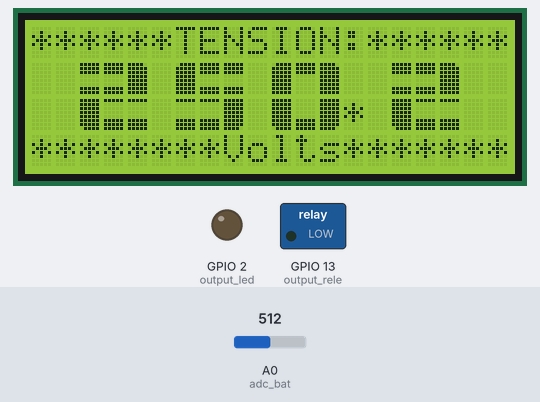
Bench run of a program on a simulated ESP8266 (NodeMCU). On the bench: 20×4 character LCD, switched loads named in the program (green lamp = pin HIGH), output pins drawn as LEDs (lit = HIGH). The test bench sets the inputs (shaded band); at power-on: A0 (adc_bat) = 512.

Above: at 3.9 s.
4.0 s: A0 (adc_bat) set to 716
At 6.2 s:
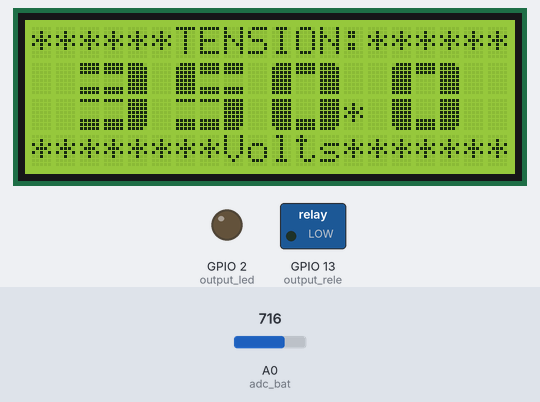
6.5 s: A0 (adc_bat) set to 900
At 7.7 s:
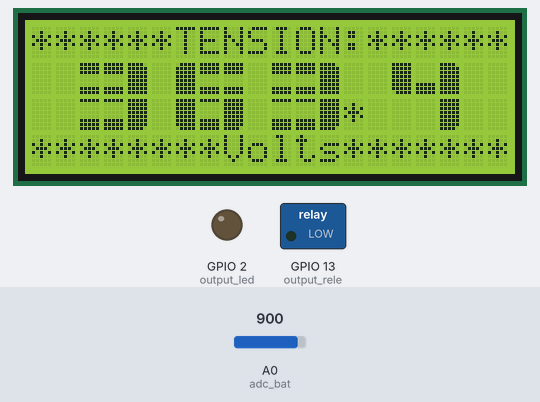
9.5 s: A0 (adc_bat) set to 1023
At 11.1 s:
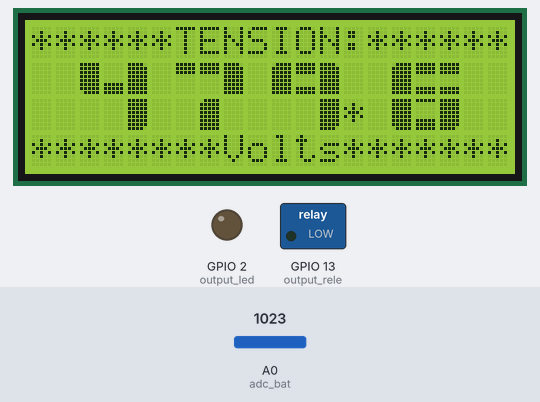
12.5 s: A0 (adc_bat) set to 511
At 13.6 s:
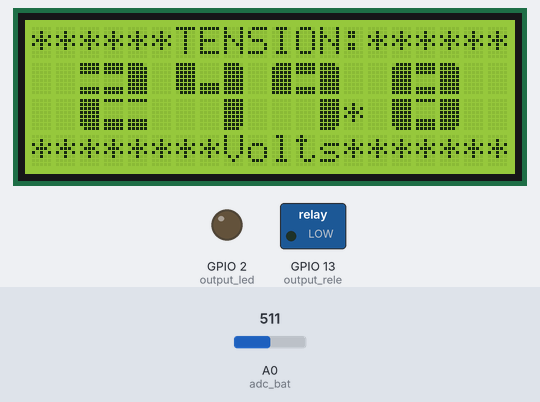
14.6 s: A0 (adc_bat) set to 306
At 16.1 s:
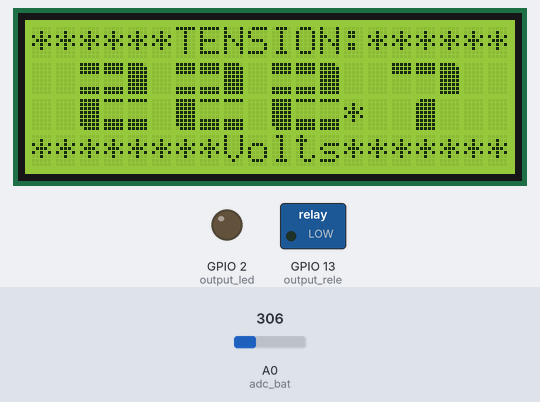
17.6 s: A0 (adc_bat) set to 122
At 19.2 s:
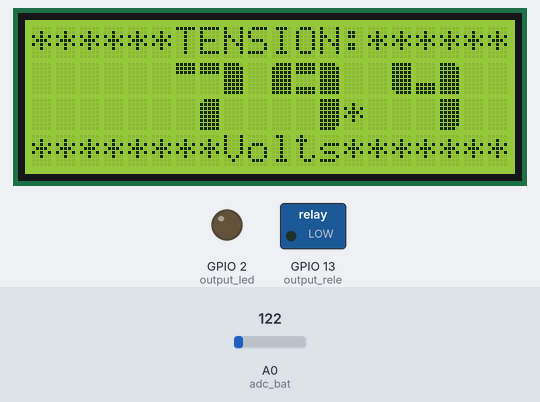
Timing chart, 0 to 20.7 s (numbered marks = the images above; inputs shaded):
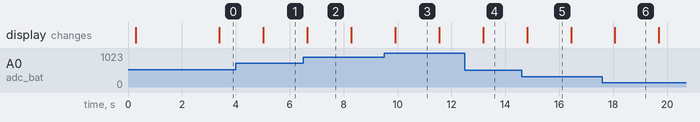

The program:

main.cpp
```cpp
#include <Arduino.h>

#include <Variables.h>
#include <setup.h>
#include <PrintMsg.h>


float LeerTension();


void loop() {

  delay(500);


  while(1){

    tension = LeerTension();


      PrintValue(tension);
      delay(1000);


  }//end while(1)


}


float LeerTension(){

  float value;
  float medida=0.0;
  int iteraciones=100;
  float resolucion = 1023.0;


  for (int i = 0; i < iteraciones; i++)
  {
    value = analogRead(adc_bat);

    medida = value + medida;
    delay(5);

  }
  //medida = (medida / resolucion);
  medida =  (medida / iteraciones) * (1/resolucion);


  return medida;

}
```

PrintMsg.h
```cpp
#include <Arduino.h>


void PrintValue(float x){

    unsigned long unidad,decena,centena,mil,diezmil;

    x=x*constante;

      //debemos mostrar 4 numero con un punto decimal
      float xx = 0.0; //numero a redondear
      x = x*10.0;
      xx = round(x);

      diezmil = xx/10000;
      mil = (xx - diezmil*10000) / 1000;
      centena =(xx - diezmil*10000 - mil*1000) / 100;
      decena = (xx - diezmil*10000 - mil*1000 - centena*100) / 10;
      unidad = (xx - diezmil*10000 - mil*1000 - centena*100 - decena*10);


      lcd.home();lcd.clear();
      lcd.setCursor(0, 0);
      lcd.print("******TENSION:******");
      mostranumero(pos1_unidad,unidad);
      mostranumero(pos1_decena,decena);
      if(diezmil==0 && mil==0 && centena==0){}else{mostranumero(pos1_centena,centena);}
      if(diezmil==0 && mil==0){}else{mostranumero(pos1_mil,mil);}
      //if(diezmil != 0){mostranumero(pos1_diezmil,diezmil);}
      lcd.setCursor(13,2);
      lcd.print("*");
      lcd.setCursor(0, 3);
      lcd.print("********Volts*******");

  delay(50);

}
```

PrintNumber.h
```cpp
void custom0(int x);
void custom1(int x);
void custom2(int x);
void custom3(int x);
void custom4(int x);
void custom5(int x);
void custom6(int x);
void custom7(int x);
void custom8(int x);
void custom9(int x);

void mostranumero(int x,int numero){ //Mostra o numero na posicao definida por "X"

  switch(numero)
    {
      case 0:custom0(x);
      break;
      case 1:custom1(x);
      break;
      case 2:custom2(x);
      break;
      case 3:custom3(x);
      break;
      case 4:custom4(x);
      break;
      case 5:custom5(x);
      break;
      case 6:custom6(x);
      break;
      case 7:custom7(x);
      break;
      case 8:custom8(x);
      break;
      case 9:custom9(x);
      break;
    }
}
void custom0(int x)//Seleciona os segmentos para formar o numero 0
{
  lcd.setCursor(x, 1); //Seleciona a linha superior
  lcd.write((byte)0);  //Segmento 0 selecionado
  lcd.write(1);  //Segmento 1 selecionado
  lcd.write(2);
  lcd.setCursor(x, 2); //Seleciona a linha inferior
  lcd.write(3);
  lcd.write(4);
  lcd.write(5);
}

void custom1(int x) //Seleciona os segmentos para formar o numero 1
{
  lcd.setCursor(x, 1);
  lcd.write(1);
  lcd.write(2);
  lcd.setCursor(x+1,2);
  lcd.write(5);
}

void custom2(int x) //Seleciona os segmentos para formar o numero 2
{
  lcd.setCursor(x, 1);
  lcd.write(6);
  lcd.write(6);
  lcd.write(2);
  lcd.setCursor(x, 2);
  lcd.write(3);
  lcd.write(7);
  lcd.write(7);
}

void custom3(int x)  //Seleciona os segmentos para formar o numero 3
{
  lcd.setCursor(x, 1);
  lcd.write(6);
  lcd.write(6);
  lcd.write(2);
  lcd.setCursor(x, 2);
  lcd.write(7);
  lcd.write(7);
  lcd.write(5);
}

void custom4(int x)  //Seleciona os segmentos para formar o numero 4
{
  lcd.setCursor(x, 1);
  lcd.write(3);
  lcd.write(4);
  lcd.write(2);
  lcd.setCursor(x+2, 2);
  lcd.write(5);
}

void custom5(int x)  //Seleciona os segmentos para formar o numero 5
{
  lcd.setCursor(x, 1);
  lcd.write((byte)0);
  lcd.write(6);
  lcd.write(6);
  lcd.setCursor(x, 2);
  lcd.write(7);
  lcd.write(7);
  lcd.write(5);
}

void custom6(int x)  //Seleciona os segmentos para formar o numero 6
{
  lcd.setCursor(x, 1);
  lcd.write((byte)0);
  lcd.write(6);
  lcd.write(6);
  lcd.setCursor(x, 2);
  lcd.write(3);
  lcd.write(7);
  lcd.write(5);
}

void custom7(int x) //Seleciona os segmentos para formar o numero 7
{
  lcd.setCursor(x, 1);
  lcd.write(1);
  lcd.write(1);
  lcd.write(2);
  lcd.setCursor(x+1, 2);
  lcd.write((byte)0);
}

void custom8(int x)  //Seleciona os segmentos para formar o numero 8
{
  lcd.setCursor(x, 1);
  lcd.write((byte)0);
  lcd.write((byte)6);
  lcd.write(2);
  lcd.setCursor(x, 2);
  lcd.write(3);
  lcd.write(7);
  lcd.write(5);
}

void custom9(int x)  //Seleciona os segmentos para formar o numero 9
{
  lcd.setCursor(x, 1);
  lcd.write((byte)0);
  lcd.write((byte)6);
  lcd.write((byte)2);
  lcd.setCursor(x+2, 2);
  lcd.write((byte)5);
}
```

Variables.h
```cpp
#include <Arduino.h>
#include <Wire.h>
#include <LiquidCrystal_I2C.h>

//////////////Variables para definicion de pines //////////////////////////////
///////////////////////////////////////////////////////////////////////////////
unsigned int output_led = 2;
unsigned int output_rele = 13;

unsigned int adc_bat = A0;
///////////////////////////////////////////////////////////////////////////////


/////////variables para Tension/////////////////////////////////////////////
////////////////////////////////////////////////////////////////////////////////

  float tension;
  float constante = 500.0;        //esta constante esta asociada con el divisor resistivo (680k+1k+1.0k/1k+1.0k = 500)
  String mode="";

////////////////////////////////////////////////////////////////////////////////


//////////////// INICIALIZAR INA226 ///////////////////////////////////////////
////////////////////////////////////////////////////////////////////////////////
//INA226 ina(Wire);
////////////////////////////////////////////////////////////////////////////////

////////////////INCIALIZAR LCD /////////////////////////////////////////////////
////////////////////////////////////////////////////////////////////////////////
LiquidCrystal_I2C lcd(0x27,20,4);  // set the LCD address to 0x27 o 0x20 o 0x3F
//const int pos1_unidad=17,pos1_decena=12,pos1_centena=8,pos1_mil=4,pos1_diezmil=0;
const int pos1_unidad=15,pos1_decena=10,pos1_centena=6,pos1_mil=2,pos1_diezmil=0;
//Vector formador de los segmentos para el LCD
byte LT[8] ={B01111,  B11111,  B11111,  B11111,  B11111,  B11111,  B11111,  B11111};
byte UB[8] ={B11111,  B11111,  B11111,  B00000,  B00000,  B00000,  B00000,  B00000};
byte RT[8] ={B11110,  B11111,  B11111,  B11111,  B11111,  B11111,  B11111,  B11111};
byte LL[8] ={B11111,  B11111,  B11111,  B11111,  B11111,  B11111,  B11111,  B01111};
byte LB[8] ={B00000,  B00000,  B00000,  B00000,  B00000,  B11111,  B11111,  B11111};
byte LR[8] ={B11111,  B11111,  B11111,  B11111,  B11111,  B11111,  B11111,  B11110};
byte UMB[8] ={B11111,  B11111,  B11111,  B00000,  B00000,  B00000,  B11111,  B11111};
byte LMB[8] ={B11111,  B00000,  B00000,  B00000,  B00000,  B11111,  B11111,  B11111};
////////////////////////////////////////////////////////////////////////////////
```

setup.h
```cpp
#include <Arduino.h>
#include <PrintNumber.h>


void SaludoInicial(void);

void setup() {

   pinMode(output_led, OUTPUT);
   pinMode(output_rele, OUTPUT);

  ////////////////////////////////////CONFIGURACION DEL LCD ////////////////////////////////////////////////////
  //////////////////////////////////////////////////////////////////////////////////////////////////////////////
    lcd.init();      //Inicializa o LCD
    lcd.display();         //Enciende el muestreo de las Letras
    lcd.setBacklight(1); //Enciende la luz de fondo (0:off;1:on)

    //Associa cada segmento criado, a um número
    lcd.createChar(0,LT);
    lcd.createChar(1,UB);
    lcd.createChar(2,RT);
    lcd.createChar(3,LL);
    lcd.createChar(4,LB);
    lcd.createChar(5,LR);
    lcd.createChar(6,UMB);
    lcd.createChar(7,LMB);
 ///////////////////////////////////////////////////////////////////////////////////////////////////////////////


    SaludoInicial();

}


void SaludoInicial(){

    delay(100);
    lcd.setCursor(0, 0);
    lcd.print("***CDC Elctronics***");
    lcd.print("Multi-Voltimetro  v2");
    lcd.print("INICIO DE MEDICIONES");
    lcd.print("********************");

    delay(2000);


}
```

Measured:
- after the input at 4.0 s, the display: changes after 1.0 s (image 1)
- after the input at 6.5 s, the display: changes after 0.15 s (image 2)
- after the input at 9.5 s, the display: changes after 0.41 s (image 3)
- after the input at 12.5 s, the display: changes after 0.68 s (image 4)
- after the input at 14.6 s, the display: changes after 0.21 s (image 5)
- after the input at 17.6 s, the display: changes after 0.46 s (image 6)
- what the display in image 2 shows lasts 1.7 s, from 6.6 s to 8.3 s
